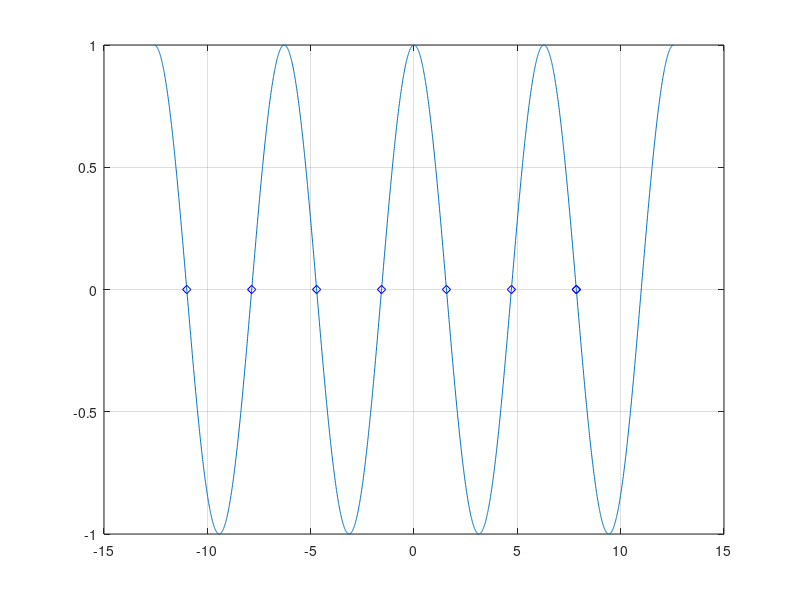

Write the MATLAB code that produced this figure.
%%%%fzero of Roman%%%%
x= -4*pi:0.01:4*pi;

plot(x,cos(x));
grid on 
hold 
for i=-4*pi:pi:3*pi
  x = fzero('cos',i)
  plot(x,cos(x),'bd')
  hold on
 end